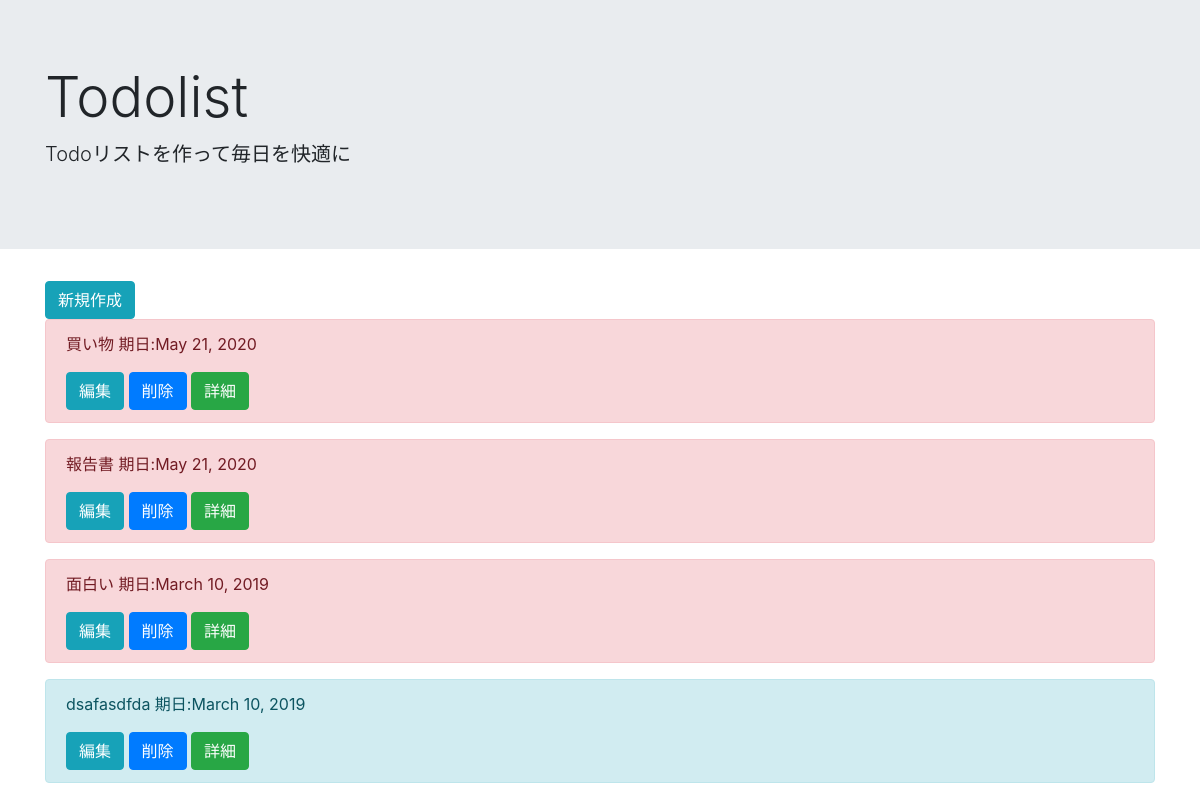
/list/, run on an earlier commit of the app's database.
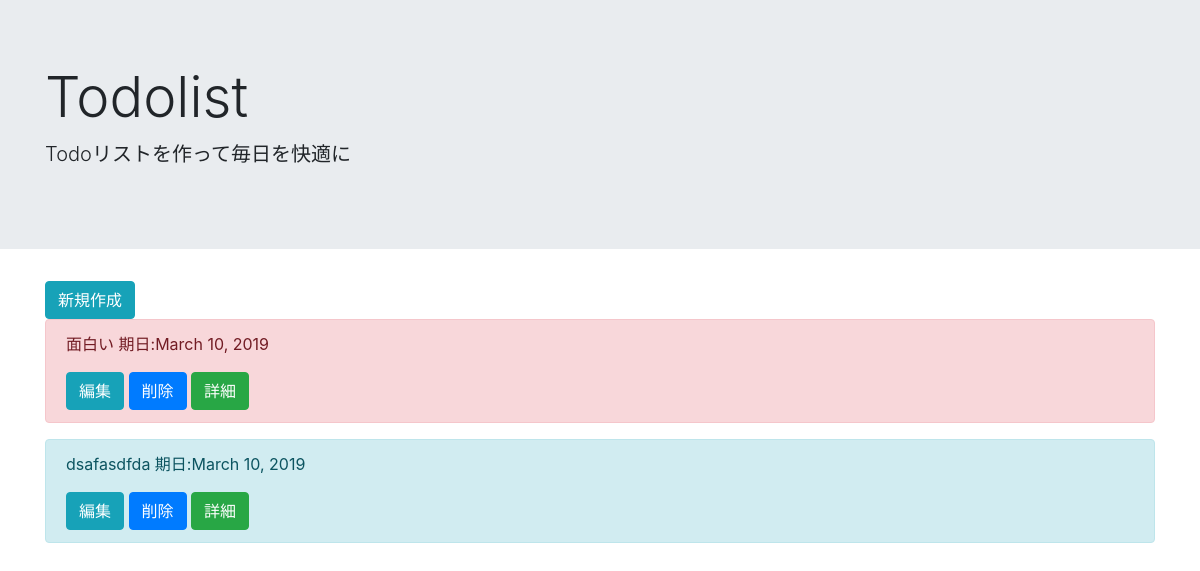
And on a later commit of the database.
### todo/models.py (models this page shows, shortened)
class TodoModel(models.Model):
    title = models.CharField(max_length = 100)
    memo = models.TextField()
    priority = models.CharField(
        max_length = 50,
        choices = PRIORITY
    )
    duedate = models.DateField()

### todo/views.py (the view)
# urls.py: path('list/',TodoList.as_view(),name = 'list'),
class TodoList(ListView):
    template_name = 'list.html'
    model = TodoModel

### templates/list.html
{% extends 'base.html' %}
{% block header %}
<div class="jumbotron jumbotron-fluid">
    <div class="container">
      <h1 class="display-4">Todolist</h1>
      <p class="lead">Todoリストを作って毎日を快適に</p>
    </div>
  </div>
{% endblock header %}
{% block content %}
    <div class ="container">
        <a href="{% url 'create' %}" type="button" class="btn btn-info">新規作成</a>
    {% for item in object_list %}
        <div class="alert alert-{{ item.priority }}" role="alert">
            <p>{{item.title}} 期日:{{item.duedate}}</p>
            <a href="{% url 'update' item.pk %}" type="button" class="btn btn-info">編集</a>
            <a href="{% url 'delete' item.pk %}" type="button" class="btn btn-primary">削除</a>
            <a href="{% url 'detail' item.pk %}" type="button" class="btn btn-success">詳細</a>
        </div>
    {% endfor %}
    </div>
{% endblock content %}

What changed in the data, as far as the page shows it:
removed TodoModel: title "買い物", duedate "May 21, 2020"
removed TodoModel: title "報告書", duedate "May 21, 2020"
